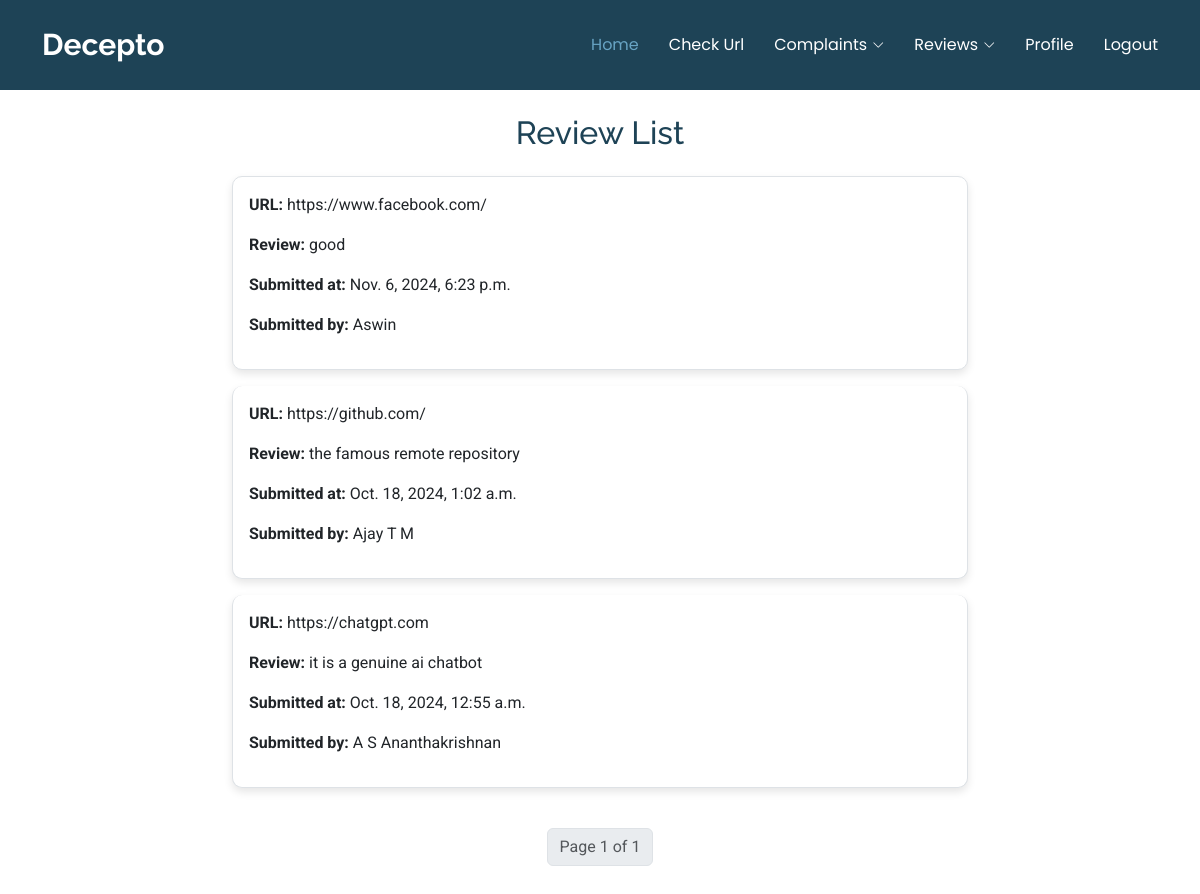
Screenshot of /user_viewreviews/ with the database file from the repository.
### deceptoApp/models.py (models this page shows, shortened)
class Review(models.Model):
    url=models.CharField(max_length=100)
    current_date=models.DateTimeField(default=timezone.now)
    review=models.CharField(max_length=100)
    login_id=models.ForeignKey(User,on_delete=models.CASCADE)

class User(models.Model):
    name=models.CharField(max_length=100)
    contact_number=models.IntegerField()
    email=models.EmailField()
    password=models.CharField(max_length=100)

### deceptoApp/views.py (the view)
# urls.py: path('user_viewreviews/', views.user_viewreviews, name='user_viewreviews'),
def user_viewreviews(request):
    reviews = Review.objects.all().order_by('-current_date')
    paginator = Paginator(reviews, 5)
    page_number = request.GET.get('page', 1)
    page_reviews = paginator.get_page(page_number)
    return render(request, 'viewreviewuser.html', {'reviews': page_reviews})

### templates/viewreviewuser.html (shortened to what this page needs)
{% extends 'userBase.html' %}
{% load static %}
{% block content %}
<div class="container mt-4">
    <h2 class="text-center mb-4">Review List</h2>
    <div class="row">
        <div class="col-md-8 mx-auto">
            <ul class="list-group mb-4">
                {% for review in reviews %}
                    <li class="list-group-item mb-3 p-3 review-item" style="border-radius: 10px; box-shadow: 0 4px 8px rgba(0, 0, 0, 0.1); transition: box-shadow 0.3s, background-color 0.3s;">
                        <p><strong>URL:</strong> {{ review.url }}</p>
                        <p><strong>Review:</strong> {{ review.review }}</p>
                        <p><strong>Submitted at:</strong> {{ review.current_date }}</p>
                        <p><strong>Submitted by:</strong> {{ review.login_id.name }}</p>
                    </li>
                {% empty %}
                    <li class="list-group-item text-center">No reviews available.</li>
                {% endfor %}
            </ul>
            <nav aria-label="Page navigation">
                <ul class="pagination justify-content-center">
                    <li class="page-item disabled">
                        <span class="page-link">Page {{ reviews.number }} of {{ reviews.paginator.num_pages }}</span>
                    </li>
                </ul>
            </nav>
        </div>
    </div>
</div>
{% endblock %}

### templates/userBase.html (shortened to what this page needs)
{% load static %}
<!DOCTYPE html>
<html lang="en">
<head>
  <link href="{% static '/vendor/bootstrap/css/bootstrap.min.css' %}" rel="stylesheet">
  <link href="{% static '/vendor/bootstrap-icons/bootstrap-icons.css' %}" rel="stylesheet">
  <link href="{% static '/vendor/aos/aos.css' %}" rel="stylesheet">
  <link href="{% static '/vendor/glightbox/css/glightbox.min.css' %}" rel="stylesheet">
  <link href="{% static '/vendor/swiper/swiper-bundle.min.css' %}" rel="stylesheet">
  <link rel="stylesheet" href="{% static '/css/style.css' %}">
</head>
<body class="starter-page-page">
  <header id="header" class="header d-flex align-items-center fixed-top" style="background-color:#1e4356 ;">
    <div class="container-fluid container-xl position-relative d-flex align-items-center justify-content-between">
      <a href="{% url 'userhome' %}" class="logo d-flex align-items-center">
        <h1 class="sitename">Decepto</h1>
      </a>
      <nav id="navmenu" class="navmenu">
        <ul>
          <li><a href="{% url 'userhome' %}" class="active">Home</a></li>
          <li><a href="{% url 'checkuser' %}">Check Url</a></li>
          <li class="dropdown"><a href="#"><span>Complaints</span> <i class="bi bi-chevron-down toggle-dropdown"></i></a>
          </li>
          <li class="dropdown"><a href="#"><span>Reviews</span> <i class="bi bi-chevron-down toggle-dropdown"></i></a>
          </li>
          <li><a href="{% url 'profile' %}">Profile</a></li>
          <li><a href="{% url 'logout' %}">Logout</a></li>
        </ul>
      </nav>
    </div>
  </header>
  <main class="main">
    <section id="starter-section" class="starter-section section">
      {% block content %} {% endblock%}
    </section>
  </main>
</body>
</html>

### static/css/style.css (style rules this page uses)
:root { --default-font: "Roboto", system-ui, -apple-system, "Segoe UI", Roboto, "Helvetica Neue", Arial, "Noto Sans", "Liberation Sans", sans-serif, "Apple Color Emoji", "Segoe UI Emoji", "Segoe UI Symbol", "Noto Color Emoji"; --heading-font: "Raleway", sans-serif; --nav-font: "Poppins", sans-serif; }
:root { --background-color: #ffffff; --default-color: #555555; --heading-color: #1e4356; --accent-color: #68a4c4; --surface-color: #ffffff; --contrast-color: #ffffff; }
:root { --nav-color: #ffffff; --nav-hover-color: #68a4c4; --nav-mobile-background-color: #ffffff; --nav-dropdown-background-color: #ffffff; --nav-dropdown-color: #555555; --nav-dropdown-hover-color: #68a4c4; }
:root { scroll-behavior: smooth; }
body { color: var(--default-color); background-color: var(--background-color); font-family: var(--default-font); }
a { color: var(--accent-color); text-decoration: none; transition: 0.3s; }
h1, h2, h3, h4, h5, h6 { color: var(--heading-color); font-family: var(--heading-font); }
.header { --background-color: rgba(255, 255, 255, 0); --default-color: #ffffff; --heading-color: #ffffff; color: var(--default-color); background-color: var(--background-color); padding: 15px 0; transition: all 0.5s; z-index: 997; }
.header .logo { line-height: 1; }
.header .logo h1 { font-size: 30px; margin: 0; font-weight: 700; color: var(--heading-color); }
@media (min-width: 1200px) { .navmenu { padding: 0; } }
@media (min-width: 1200px) { .navmenu ul { margin: 0; padding: 0; display: flex; list-style: none; align-items: center; } }
@media (min-width: 1200px) { .navmenu li { position: relative; } }
@media (min-width: 1200px) { .navmenu a, .navmenu a:focus { color: var(--nav-color); padding: 18px 15px; font-size: 16px; font-family: var(--nav-font); font-weight: 400; display: flex; align-items: center; justify-content: space-between; white-space: nowrap; transition: 0.3s; } }
@media (min-width: 1200px) { .navmenu a i, .navmenu a:focus i { font-size: 12px; line-height: 0; margin-left: 5px; transition: 0.3s; } }
@media (min-width: 1200px) { .navmenu li:last-child a { padding-right: 0; } }
@media (min-width: 1200px) { .navmenu li:hover>a, .navmenu .active, .navmenu .active:focus { color: var(--nav-hover-color); } }
section, .section { color: var(--default-color); background-color: var(--background-color); padding: 60px 0; scroll-margin-top: 90px; overflow: clip; }
.starter-section { padding-top: 90px; }

### rows the page displays
Review: url "https://www.facebook.com/", review "good", current_date "Nov. 6, 2024, 6:23 p.m.", login_id.name "Aswin"
Review: url "https://github.com/", review "the famous remote repository", current_date "Oct. 18, 2024, 1:02 a.m.", login_id.name "Ajay T M"
Review: url "https://chatgpt.com", review "it is a genuine ai chatbot", current_date "Oct. 18, 2024, 12:55 a.m.", login_id.name "A S Ananthakrishnan"

### other values shown
{{ reviews.number }} "1"
{{ reviews.paginator.num_pages }} "1"
